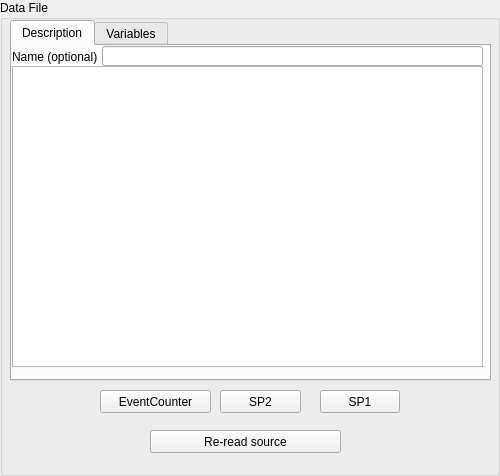
<?xml version="1.0" encoding="UTF-8"?>
<ui version="4.0">
 <class>DataFileView</class>
 <widget class="QGroupBox" name="DataFileView">
  <property name="geometry">
   <rect>
    <x>0</x>
    <y>0</y>
    <width>500</width>
    <height>476</height>
   </rect>
  </property>
  <property name="windowTitle">
   <string>GroupBox</string>
  </property>
  <property name="title">
   <string>Data File</string>
  </property>
  <widget class="QTabWidget" name="tabWidget">
   <property name="geometry">
    <rect>
     <x>10</x>
     <y>20</y>
     <width>481</width>
     <height>361</height>
    </rect>
   </property>
   <property name="currentIndex">
    <number>0</number>
   </property>
   <widget class="QWidget" name="descrtab">
    <attribute name="title">
     <string>Description</string>
    </attribute>
    <widget class="QLineEdit" name="lineEdit">
     <property name="geometry">
      <rect>
       <x>90</x>
       <y>0</y>
       <width>381</width>
       <height>20</height>
      </rect>
     </property>
    </widget>
    <widget class="QLabel" name="label">
     <property name="geometry">
      <rect>
       <x>0</x>
       <y>0</y>
       <width>91</width>
       <height>21</height>
      </rect>
     </property>
     <property name="text">
      <string>Name (optional)</string>
     </property>
    </widget>
    <widget class="QPlainTextEdit" name="descr">
     <property name="geometry">
      <rect>
       <x>0</x>
       <y>20</y>
       <width>471</width>
       <height>301</height>
      </rect>
     </property>
     <property name="readOnly">
      <bool>true</bool>
     </property>
    </widget>
   </widget>
   <widget class="QWidget" name="vartab">
    <attribute name="title">
     <string>Variables</string>
    </attribute>
    <widget class="QPushButton" name="addbut">
     <property name="geometry">
      <rect>
       <x>239</x>
       <y>292</y>
       <width>91</width>
       <height>41</height>
      </rect>
     </property>
     <property name="text">
      <string>Add variable</string>
     </property>
    </widget>
    <widget class="QPushButton" name="rembut">
     <property name="geometry">
      <rect>
       <x>390</x>
       <y>300</y>
       <width>81</width>
       <height>23</height>
      </rect>
     </property>
     <property name="text">
      <string>RemoveAt</string>
     </property>
    </widget>
    <widget class="QLabel" name="varlist">
     <property name="geometry">
      <rect>
       <x>0</x>
       <y>0</y>
       <width>471</width>
       <height>291</height>
      </rect>
     </property>
     <property name="text">
      <string/>
     </property>
     <property name="alignment">
      <set>Qt::AlignLeading|Qt::AlignLeft|Qt::AlignTop</set>
     </property>
    </widget>
    <widget class="QSpinBox" name="numtodel">
     <property name="geometry">
      <rect>
       <x>330</x>
       <y>300</y>
       <width>61</width>
       <height>22</height>
      </rect>
     </property>
    </widget>
    <widget class="QLineEdit" name="newvarname">
     <property name="geometry">
      <rect>
       <x>10</x>
       <y>290</y>
       <width>231</width>
       <height>20</height>
      </rect>
     </property>
    </widget>
    <widget class="QDoubleSpinBox" name="newvarval">
     <property name="geometry">
      <rect>
       <x>10</x>
       <y>310</y>
       <width>231</width>
       <height>22</height>
      </rect>
     </property>
     <property name="alignment">
      <set>Qt::AlignRight|Qt::AlignTrailing|Qt::AlignVCenter</set>
     </property>
     <property name="decimals">
      <number>5</number>
     </property>
     <property name="minimum">
      <double>-1000000000.000000000000000</double>
     </property>
     <property name="maximum">
      <double>1000000000.000000000000000</double>
     </property>
    </widget>
   </widget>
  </widget>
  <widget class="QPushButton" name="evcnt">
   <property name="geometry">
    <rect>
     <x>100</x>
     <y>390</y>
     <width>111</width>
     <height>23</height>
    </rect>
   </property>
   <property name="text">
    <string>EventCounter</string>
   </property>
  </widget>
  <widget class="QPushButton" name="sp2">
   <property name="geometry">
    <rect>
     <x>220</x>
     <y>390</y>
     <width>81</width>
     <height>23</height>
    </rect>
   </property>
   <property name="text">
    <string>SP2</string>
   </property>
  </widget>
  <widget class="QPushButton" name="sp1">
   <property name="geometry">
    <rect>
     <x>320</x>
     <y>390</y>
     <width>80</width>
     <height>23</height>
    </rect>
   </property>
   <property name="text">
    <string>SP1</string>
   </property>
  </widget>
  <widget class="QPushButton" name="pushButton">
   <property name="geometry">
    <rect>
     <x>150</x>
     <y>430</y>
     <width>191</width>
     <height>23</height>
    </rect>
   </property>
   <property name="text">
    <string>Re-read source</string>
   </property>
  </widget>
 </widget>
 <resources/>
 <connections/>
</ui>
